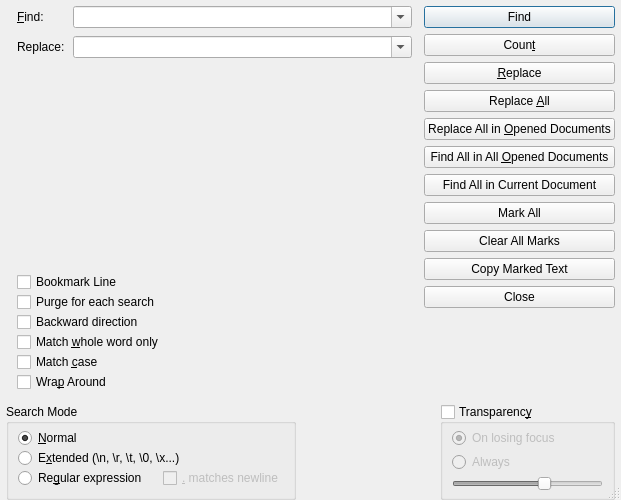
<?xml version="1.0" encoding="UTF-8"?>
<ui version="4.0">
 <class>FindReplaceDialog</class>
 <widget class="QDialog" name="FindReplaceDialog">
  <property name="geometry">
   <rect>
    <x>0</x>
    <y>0</y>
    <width>621</width>
    <height>500</height>
   </rect>
  </property>
  <property name="minimumSize">
   <size>
    <width>500</width>
    <height>300</height>
   </size>
  </property>
  <property name="windowTitle">
   <string>Find</string>
  </property>
  <property name="sizeGripEnabled">
   <bool>true</bool>
  </property>
  <layout class="QVBoxLayout" name="verticalLayout_3">
   <property name="spacing">
    <number>6</number>
   </property>
   <property name="sizeConstraint">
    <enum>QLayout::SetNoConstraint</enum>
   </property>
   <property name="leftMargin">
    <number>0</number>
   </property>
   <property name="topMargin">
    <number>0</number>
   </property>
   <property name="rightMargin">
    <number>0</number>
   </property>
   <property name="bottomMargin">
    <number>0</number>
   </property>
   <item>
    <layout class="QGridLayout" name="gridLayout_2">
     <property name="leftMargin">
      <number>6</number>
     </property>
     <property name="rightMargin">
      <number>6</number>
     </property>
     <property name="spacing">
      <number>0</number>
     </property>
     <item row="3" column="0">
      <layout class="QHBoxLayout" name="horizontalLayout_3">
       <item>
        <widget class="QGroupBox" name="searchMode">
         <property name="sizePolicy">
          <sizepolicy hsizetype="MinimumExpanding" vsizetype="Preferred">
           <horstretch>0</horstretch>
           <verstretch>0</verstretch>
          </sizepolicy>
         </property>
         <property name="minimumSize">
          <size>
           <width>0</width>
           <height>0</height>
          </size>
         </property>
         <property name="title">
          <string>Search Mode</string>
         </property>
         <layout class="QVBoxLayout" name="verticalLayout">
          <property name="spacing">
           <number>0</number>
          </property>
          <property name="topMargin">
           <number>4</number>
          </property>
          <item>
           <widget class="QRadioButton" name="radioNormalSearch">
            <property name="enabled">
             <bool>true</bool>
            </property>
            <property name="sizePolicy">
             <sizepolicy hsizetype="MinimumExpanding" vsizetype="Fixed">
              <horstretch>0</horstretch>
              <verstretch>0</verstretch>
             </sizepolicy>
            </property>
            <property name="text">
             <string>&amp;Normal</string>
            </property>
            <property name="checked">
             <bool>true</bool>
            </property>
           </widget>
          </item>
          <item>
           <widget class="QRadioButton" name="radioExtendedSearch">
            <property name="sizePolicy">
             <sizepolicy hsizetype="MinimumExpanding" vsizetype="Fixed">
              <horstretch>0</horstretch>
              <verstretch>0</verstretch>
             </sizepolicy>
            </property>
            <property name="text">
             <string>E&amp;xtended (\n, \r, \t, \0, \x...)</string>
            </property>
           </widget>
          </item>
          <item>
           <layout class="QHBoxLayout" name="horizontalLayout_4">
            <property name="spacing">
             <number>16</number>
            </property>
            <item>
             <widget class="QRadioButton" name="radioRegexSearch">
              <property name="sizePolicy">
               <sizepolicy hsizetype="Minimum" vsizetype="Fixed">
                <horstretch>0</horstretch>
                <verstretch>0</verstretch>
               </sizepolicy>
              </property>
              <property name="text">
               <string>Re&amp;gular expression</string>
              </property>
             </widget>
            </item>
            <item>
             <widget class="QCheckBox" name="checkBoxRegexMatchesNewline">
              <property name="enabled">
               <bool>false</bool>
              </property>
              <property name="sizePolicy">
               <sizepolicy hsizetype="MinimumExpanding" vsizetype="Fixed">
                <horstretch>0</horstretch>
                <verstretch>0</verstretch>
               </sizepolicy>
              </property>
              <property name="text">
               <string>&amp;. matches newline</string>
              </property>
             </widget>
            </item>
           </layout>
          </item>
         </layout>
        </widget>
       </item>
       <item>
        <spacer name="horizontalSpacer">
         <property name="orientation">
          <enum>Qt::Horizontal</enum>
         </property>
         <property name="sizeHint" stdset="0">
          <size>
           <width>40</width>
           <height>20</height>
          </size>
         </property>
        </spacer>
       </item>
      </layout>
     </item>
     <item row="3" column="1" alignment="Qt::AlignRight">
      <widget class="QGroupBox" name="transparency">
       <property name="sizePolicy">
        <sizepolicy hsizetype="Maximum" vsizetype="Preferred">
         <horstretch>0</horstretch>
         <verstretch>0</verstretch>
        </sizepolicy>
       </property>
       <property name="minimumSize">
        <size>
         <width>175</width>
         <height>0</height>
        </size>
       </property>
       <property name="title">
        <string>Transparenc&amp;y</string>
       </property>
       <property name="checkable">
        <bool>true</bool>
       </property>
       <property name="checked">
        <bool>false</bool>
       </property>
       <layout class="QVBoxLayout" name="verticalLayout_2">
        <property name="spacing">
         <number>4</number>
        </property>
        <property name="topMargin">
         <number>4</number>
        </property>
        <property name="bottomMargin">
         <number>4</number>
        </property>
        <item>
         <widget class="QRadioButton" name="radioOnLosingFocus">
          <property name="text">
           <string>On losing focus</string>
          </property>
          <property name="checked">
           <bool>true</bool>
          </property>
         </widget>
        </item>
        <item>
         <widget class="QRadioButton" name="radioAlways">
          <property name="text">
           <string>Always</string>
          </property>
         </widget>
        </item>
        <item>
         <widget class="QSlider" name="horizontalSlider">
          <property name="minimum">
           <number>20</number>
          </property>
          <property name="maximum">
           <number>100</number>
          </property>
          <property name="sliderPosition">
           <number>70</number>
          </property>
          <property name="orientation">
           <enum>Qt::Horizontal</enum>
          </property>
         </widget>
        </item>
       </layout>
      </widget>
     </item>
     <item row="2" column="1">
      <layout class="QVBoxLayout" name="verticalLayout_4">
       <property name="spacing">
        <number>6</number>
       </property>
       <property name="leftMargin">
        <number>12</number>
       </property>
       <property name="topMargin">
        <number>6</number>
       </property>
       <item>
        <widget class="QPushButton" name="buttonFind">
         <property name="text">
          <string>Find</string>
         </property>
         <property name="autoDefault">
          <bool>false</bool>
         </property>
         <property name="default">
          <bool>true</bool>
         </property>
        </widget>
       </item>
       <item>
        <widget class="QPushButton" name="buttonCount">
         <property name="text">
          <string>Coun&amp;t</string>
         </property>
         <property name="autoDefault">
          <bool>false</bool>
         </property>
        </widget>
       </item>
       <item>
        <widget class="QPushButton" name="buttonReplace">
         <property name="text">
          <string>&amp;Replace</string>
         </property>
        </widget>
       </item>
       <item>
        <widget class="QPushButton" name="buttonReplaceAll">
         <property name="text">
          <string>Replace &amp;All</string>
         </property>
        </widget>
       </item>
       <item>
        <widget class="QPushButton" name="buttonReplaceAllInDocuments">
         <property name="text">
          <string>Replace All in &amp;Opened Documents</string>
         </property>
        </widget>
       </item>
       <item>
        <widget class="QPushButton" name="buttonFindAllInDocuments">
         <property name="text">
          <string>Find All in All &amp;Opened Documents</string>
         </property>
         <property name="autoDefault">
          <bool>false</bool>
         </property>
        </widget>
       </item>
       <item>
        <widget class="QPushButton" name="buttonFindAllInCurrent">
         <property name="text">
          <string>Find All in Current Document</string>
         </property>
         <property name="autoDefault">
          <bool>false</bool>
         </property>
        </widget>
       </item>
       <item>
        <widget class="QPushButton" name="buttonMarkAll">
         <property name="text">
          <string>Mark All</string>
         </property>
         <property name="autoDefault">
          <bool>true</bool>
         </property>
         <property name="default">
          <bool>false</bool>
         </property>
        </widget>
       </item>
       <item>
        <widget class="QPushButton" name="buttonClearAllMarks">
         <property name="text">
          <string>Clear All Marks</string>
         </property>
        </widget>
       </item>
       <item>
        <widget class="QPushButton" name="buttonCopyMarkedText">
         <property name="text">
          <string>Copy Marked Text</string>
         </property>
        </widget>
       </item>
       <item>
        <widget class="QPushButton" name="buttonClose">
         <property name="text">
          <string>Close</string>
         </property>
         <property name="autoDefault">
          <bool>false</bool>
         </property>
        </widget>
       </item>
       <item>
        <spacer name="verticalSpacer_2">
         <property name="orientation">
          <enum>Qt::Vertical</enum>
         </property>
         <property name="sizeHint" stdset="0">
          <size>
           <width>20</width>
           <height>40</height>
          </size>
         </property>
        </spacer>
       </item>
      </layout>
     </item>
     <item row="2" column="0">
      <layout class="QVBoxLayout" name="verticalLayout_5" stretch="0,0,0">
       <property name="leftMargin">
        <number>11</number>
       </property>
       <property name="topMargin">
        <number>6</number>
       </property>
       <property name="bottomMargin">
        <number>12</number>
       </property>
       <item>
        <layout class="QFormLayout" name="formLayout">
         <property name="sizeConstraint">
          <enum>QLayout::SetNoConstraint</enum>
         </property>
         <property name="fieldGrowthPolicy">
          <enum>QFormLayout::AllNonFixedFieldsGrow</enum>
         </property>
         <property name="labelAlignment">
          <set>Qt::AlignLeading|Qt::AlignLeft|Qt::AlignVCenter</set>
         </property>
         <property name="formAlignment">
          <set>Qt::AlignJustify|Qt::AlignTop</set>
         </property>
         <property name="horizontalSpacing">
          <number>8</number>
         </property>
         <property name="verticalSpacing">
          <number>8</number>
         </property>
         <item row="0" column="0">
          <widget class="QLabel" name="label">
           <property name="text">
            <string>&amp;Find:</string>
           </property>
           <property name="buddy">
            <cstring>comboFind</cstring>
           </property>
          </widget>
         </item>
         <item row="0" column="1">
          <widget class="QComboBox" name="comboFind">
           <property name="sizePolicy">
            <sizepolicy hsizetype="MinimumExpanding" vsizetype="Fixed">
             <horstretch>0</horstretch>
             <verstretch>0</verstretch>
            </sizepolicy>
           </property>
           <property name="editable">
            <bool>true</bool>
           </property>
           <property name="maxCount">
            <number>10</number>
           </property>
           <property name="insertPolicy">
            <enum>QComboBox::NoInsert</enum>
           </property>
          </widget>
         </item>
         <item row="1" column="0">
          <widget class="QLabel" name="labelReplaceWith">
           <property name="enabled">
            <bool>true</bool>
           </property>
           <property name="text">
            <string>Replace:</string>
           </property>
          </widget>
         </item>
         <item row="1" column="1">
          <widget class="QComboBox" name="comboReplace">
           <property name="sizePolicy">
            <sizepolicy hsizetype="MinimumExpanding" vsizetype="Fixed">
             <horstretch>0</horstretch>
             <verstretch>0</verstretch>
            </sizepolicy>
           </property>
           <property name="editable">
            <bool>true</bool>
           </property>
           <property name="maxCount">
            <number>10</number>
           </property>
           <property name="insertPolicy">
            <enum>QComboBox::NoInsert</enum>
           </property>
          </widget>
         </item>
        </layout>
       </item>
       <item>
        <spacer name="verticalSpacer">
         <property name="orientation">
          <enum>Qt::Vertical</enum>
         </property>
         <property name="sizeHint" stdset="0">
          <size>
           <width>20</width>
           <height>40</height>
          </size>
         </property>
        </spacer>
       </item>
       <item>
        <layout class="QVBoxLayout" name="verticalLayout_6">
         <property name="spacing">
          <number>0</number>
         </property>
         <item>
          <widget class="QCheckBox" name="checkBoxBookmarkLine">
           <property name="text">
            <string>Bookmark Line</string>
           </property>
          </widget>
         </item>
         <item>
          <widget class="QCheckBox" name="checkBoxPurgeOnSearch">
           <property name="text">
            <string>Purge for each search</string>
           </property>
          </widget>
         </item>
         <item>
          <widget class="QCheckBox" name="checkBoxBackwardsDirection">
           <property name="text">
            <string>Backward direction</string>
           </property>
          </widget>
         </item>
         <item>
          <widget class="QCheckBox" name="checkBoxMatchWholeWord">
           <property name="text">
            <string>Match &amp;whole word only</string>
           </property>
          </widget>
         </item>
         <item>
          <widget class="QCheckBox" name="checkBoxMatchCase">
           <property name="text">
            <string>Match &amp;case</string>
           </property>
          </widget>
         </item>
         <item>
          <widget class="QCheckBox" name="checkBoxWrapAround">
           <property name="text">
            <string>Wra&amp;p Around</string>
           </property>
          </widget>
         </item>
        </layout>
       </item>
      </layout>
     </item>
    </layout>
   </item>
  </layout>
 </widget>
 <tabstops>
  <tabstop>comboFind</tabstop>
  <tabstop>comboReplace</tabstop>
  <tabstop>radioNormalSearch</tabstop>
  <tabstop>radioExtendedSearch</tabstop>
  <tabstop>radioRegexSearch</tabstop>
  <tabstop>checkBoxRegexMatchesNewline</tabstop>
  <tabstop>buttonFind</tabstop>
  <tabstop>buttonCount</tabstop>
  <tabstop>buttonReplace</tabstop>
  <tabstop>buttonReplaceAll</tabstop>
  <tabstop>buttonReplaceAllInDocuments</tabstop>
  <tabstop>buttonFindAllInDocuments</tabstop>
  <tabstop>buttonFindAllInCurrent</tabstop>
  <tabstop>buttonClose</tabstop>
  <tabstop>transparency</tabstop>
  <tabstop>radioOnLosingFocus</tabstop>
  <tabstop>radioAlways</tabstop>
  <tabstop>horizontalSlider</tabstop>
 </tabstops>
 <resources/>
 <connections/>
</ui>
